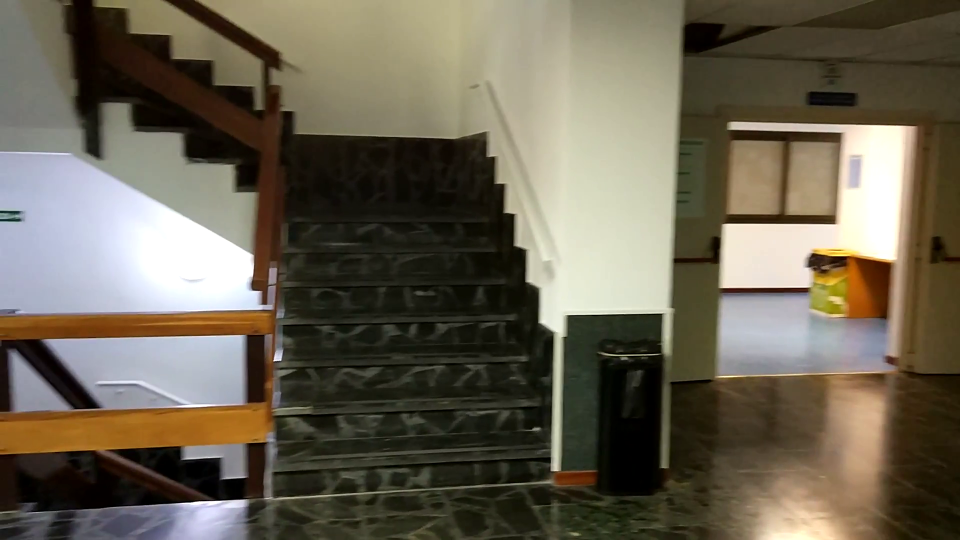
#> input picture vlcsnap-2017-11-14-17h56m07s659.png, 1920 x 1080 px (shown at 1/2 size)
$ python extractor.py vlcsnap-2017-11-14-17h56m07s659.png
#> lines starting #> are read from the running program, lines starting #| are printed output that depends on the picture; after the words box and inside, x2 and y2 are one past the last pixel; in counts of white or black regions, pixels touching at a corner belong together
#> in main, img is the input picture: shape (1080, 1920, 3); mean B, G, R 82.9, 99.2, 106.5
import cv2
import numpy as np
from matplotlib import pyplot as plt
import sys

gray, harris_only, corner_img = 0,0,0
def extractor(img, sizeX = 800, sizeY = 400):
#> called with sizeX = 800, sizeY = 400
    global gray
    global harris_only
    #Reads image and sets its size to preset
    #Comment one to test the other
    #img = cv2.imread('vlcsnap-2017-11-14-17h55m48s263.png')
    img = cv2.resize(img, (sizeX, sizeY))
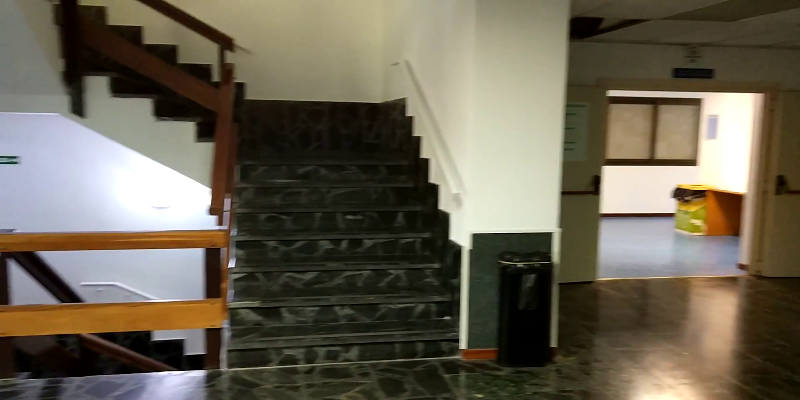
#> img: shape (400, 800, 3); mean of channels 0, 1, 2 82.8, 99.1, 106.4; drawn as B, G, R

    #Generates a gray image and extract corners
    gray = cv2.cvtColor(img,cv2.COLOR_BGR2GRAY)
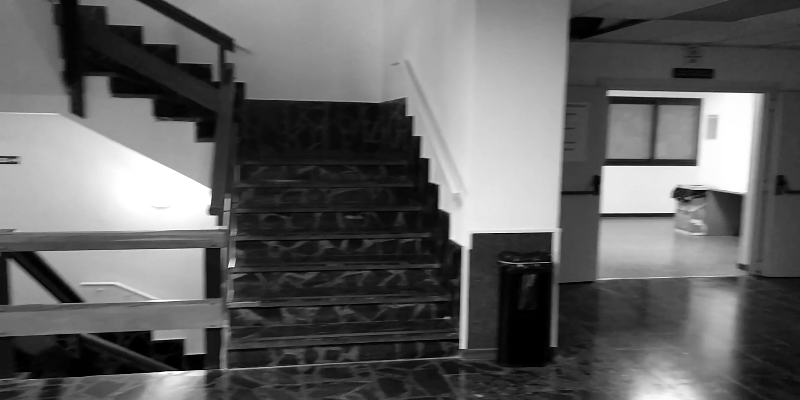
#> gray: shape (400, 800); min 0, max 255, mean 99.4
    gray = np.float32(gray)
    harris_only = cv2.cornerHarris(gray,2,3,0.04)  #TO DO --> Check values
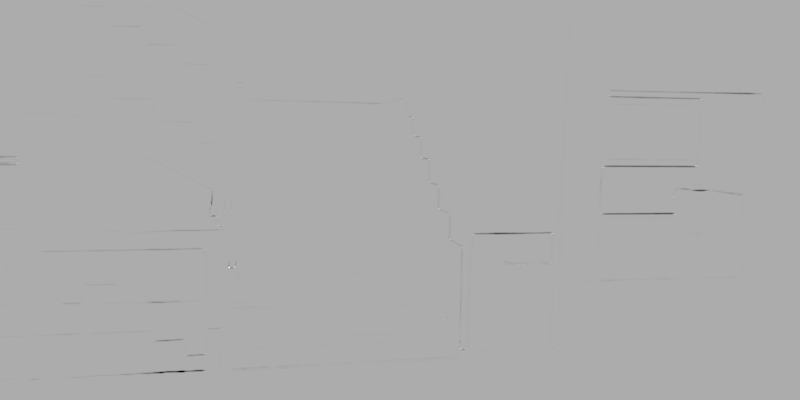
#> harris_only: shape (400, 800) float32; min -142964720, max 68880384, mean -171127.5; drawn with min black and max white


    #Increases size of the markers
    harris_only = cv2.dilate(harris_only,None)

    # Adds the markers to the original picture
    img[harris_only>0.01*harris_only.max()]=[0,0,255] #TO DO --> Check values
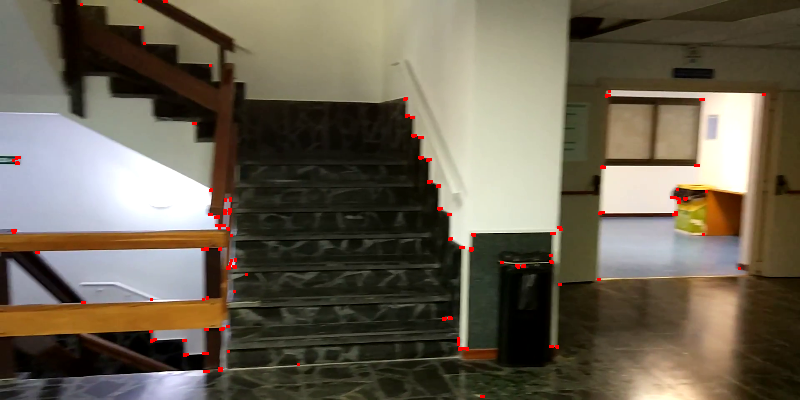
#> img: shape (400, 800, 3); 0.5% of pixels changed, all inside (x1, y1, x2, y2) = (11, 0, 766, 398); drawn as B, G, R

    return img


def dealWithResults(corner_img):
    #Stores info if 's'  exits if 'ESC'
    global harris_only, gray

    key = cv2.waitKey(0) & 0xFF
#> (key Esc is pressed here)
    if key == 27:  #tecla ESC
        cv2.destroyAllWindows()
    elif key == ord('s'):
        cv2.imwrite('cornerHarris.png', harris_only)
        cv2.imwrite('gray.png', gray)
        cv2.imwrite('result.png', corner_img)
        cv2.destroyAllWindows()

def main(argv):
    img = cv2.imread('vlcsnap-2017-11-14-17h56m07s659.png')
    corner_img = extractor(img)
    cv2.imshow('dst',corner_img)
    dealWithResults(corner_img)

if __name__ == "__main__":
    main(sys.argv)

$ run again, with vlcsnap-2017-11-14-17h55m48s263.png copied over vlcsnap-2017-11-14-17h56m07s659.png
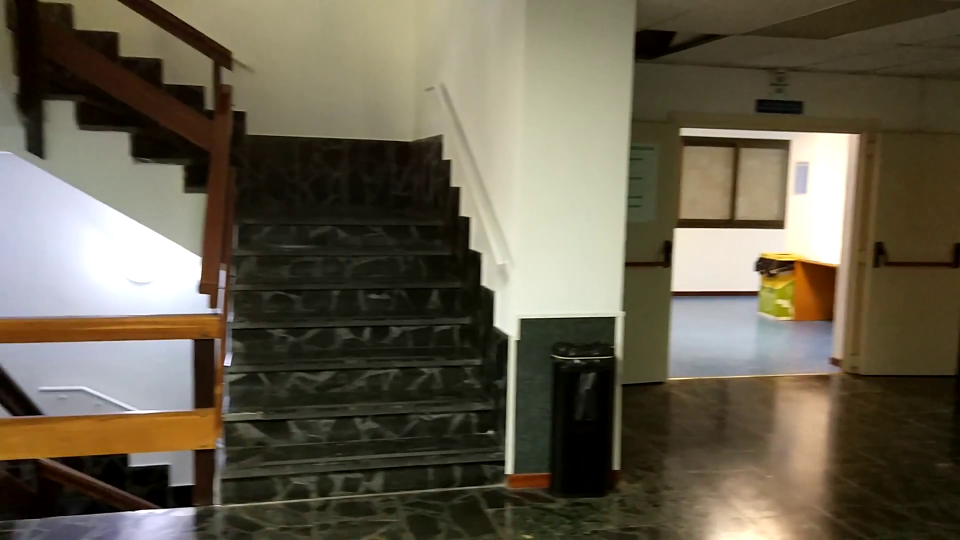
#> input picture vlcsnap-2017-11-14-17h55m48s263.png, 1920 x 1080 px (shown at 1/2 size)
#> in main, img is the input picture: shape (1080, 1920, 3); mean B, G, R 77, 94.7, 102.1
#> in extractor, `harris_only = cv2.cornerHarris(gray,2,3,0.04)`:
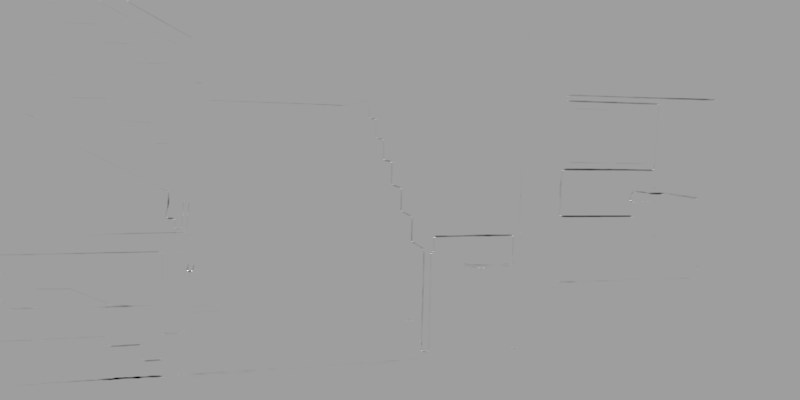
#> harris_only: shape (400, 800) float32; min -135109792, max 81845432, mean -177157.2; drawn with min black and max white
#> in extractor, `img[harris_only>0.01*harris_only.max()]=[0,0,255]`:
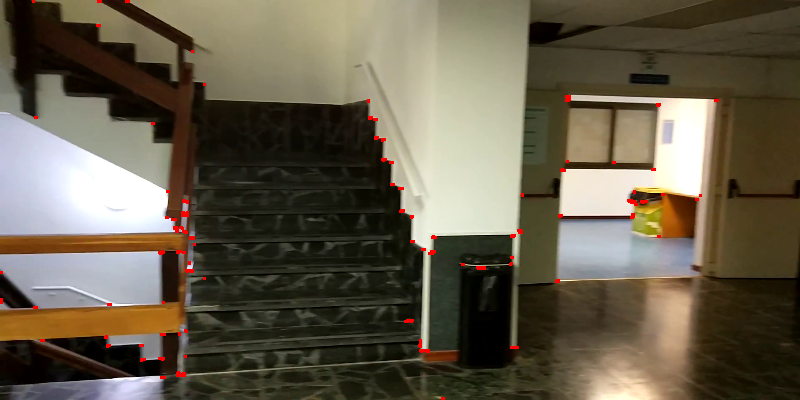
#> img: shape (400, 800, 3); mean of channels 0, 1, 2 76.5, 94.1, 102.8; drawn as B, G, R

$ run again, with vlcsnap-2017-11-21-14h50m30s475.png copied over vlcsnap-2017-11-14-17h56m07s659.png
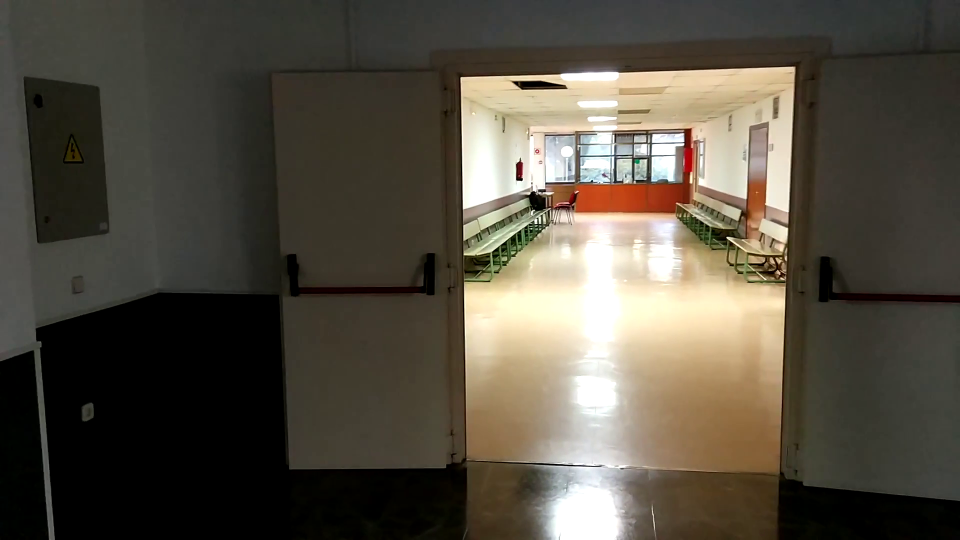
#> input picture vlcsnap-2017-11-21-14h50m30s475.png, 1920 x 1080 px (shown at 1/2 size)
#> in main, img is the input picture: shape (1080, 1920, 3); mean B, G, R 66.8, 78.9, 85.2
#> in extractor, `harris_only = cv2.dilate(harris_only,None)`:
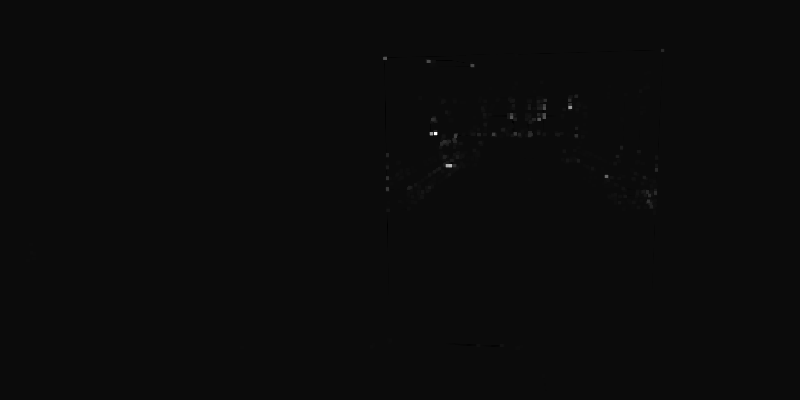
#> harris_only: shape (400, 800) float32; min -18757914, max 396383744, mean 244350.5; drawn with min black and max white
#> in extractor, `img[harris_only>0.01*harris_only.max()]=[0,0,255]`:
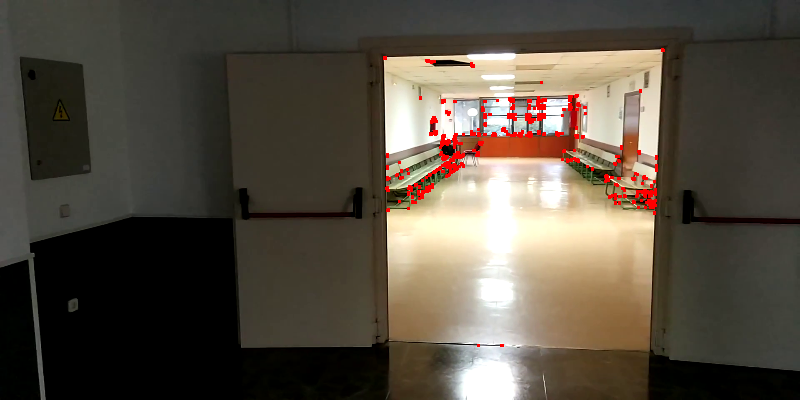
#> img: shape (400, 800, 3); mean of channels 0, 1, 2 65.7, 77.6, 86.4; drawn as B, G, R
